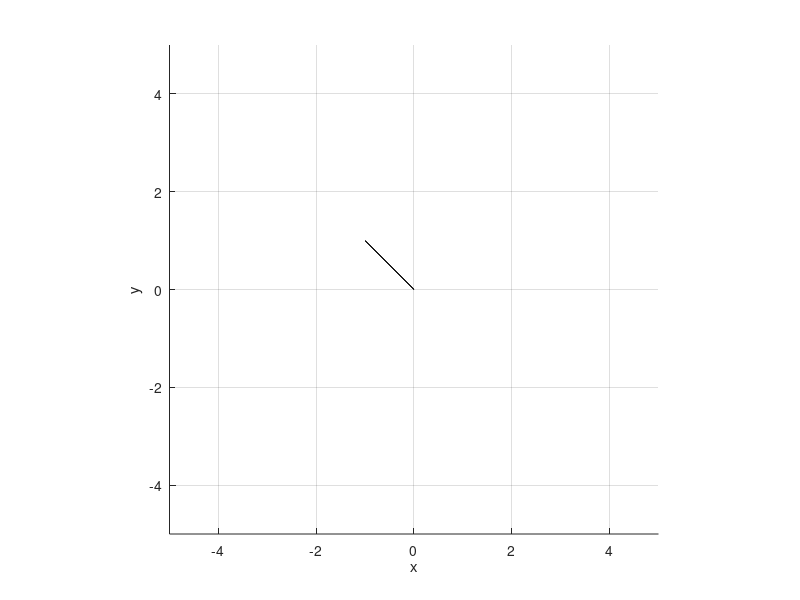

Source code (MATLAB): (Note: this script raises an error after producing the figure.)
%%ex1
clear

%triangulo1
P1 = [-1,0, 0]';
P2 = [1, 0, 0]';
P3 = [0, 2, 0]';
T1 = [P1, P2, P3];


axis([-5 5 -5 5])

xlabel('x')
ylabel('y')
zlabel('z')
axis equal
grid on
hold on

%octave currently doesnt implement the fill3 function so i have substituted it with the patch function
%fill3(A1,(1,:), A1, (2,:), A1, (3,:))
triangle=patch(P1, P2, P3, 'r')

%padding para possibilitar a multiplicação de nGeom(4*4) por t1(3*3)
T1 = [T1; ones(1,size(T1,2))];

value_start=0
value_end=1
smoothness=100
%array of size smoothness, envenly spaced values between 0 and 1 
array = linspace(value_start, value_end, smoothness);

%animate translation followed by a rotation followed by another translation
for elem=array
    nGeom = rotx(4*pi*elem)
    transformation=nGeom*T1
    set(triangle, 'XData', transformation(1,:),'YData',  transformation(2,:), 'ZData', transformation(3,:));
    pause(1/25);
end
